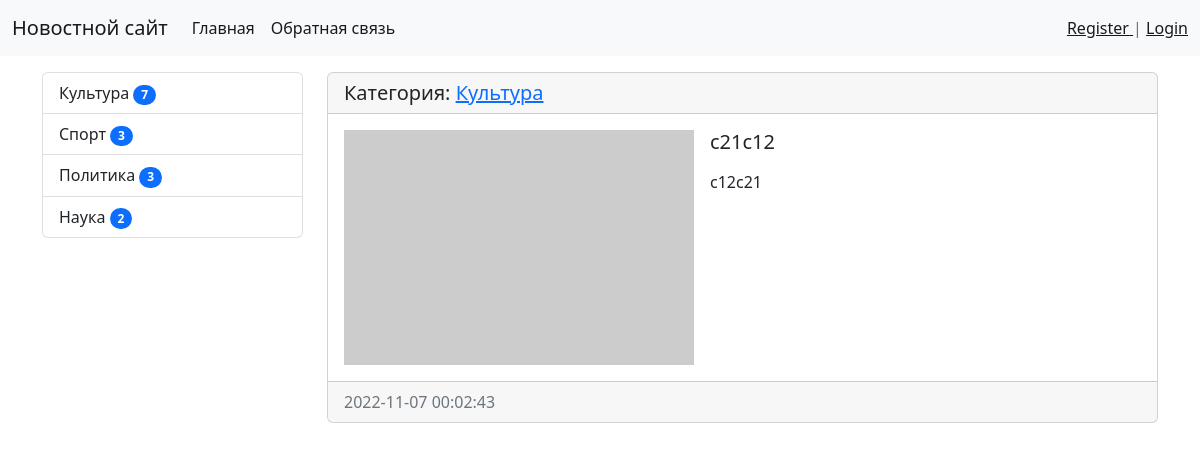
Before: /news/15/ with the older database file.
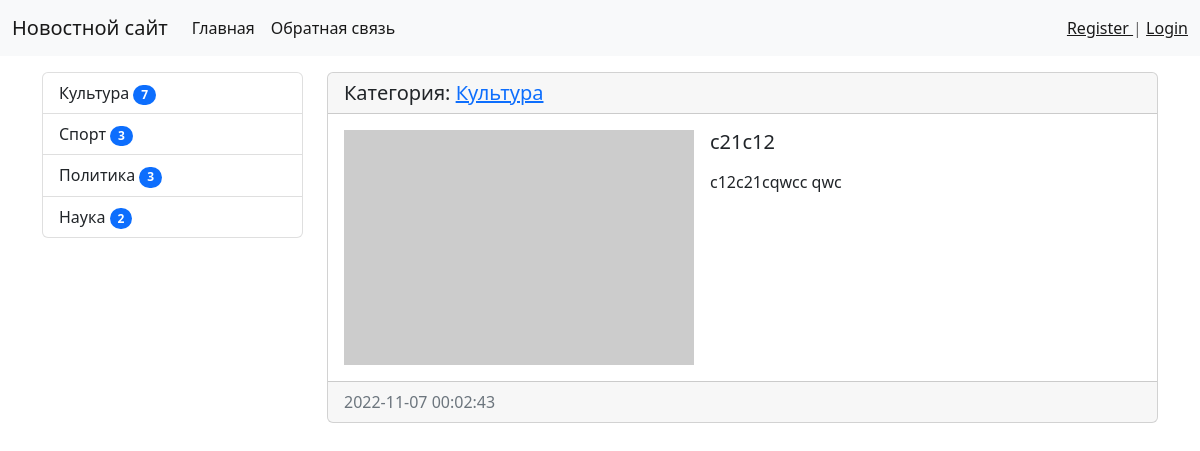
After: the same page with the newer database file.
### news/models.py (models this page shows, shortened)
class Category(models.Model):
    title = models.CharField(max_length=150, db_index=True, verbose_name='Наименование категорий')
    def get_absolute_url(self):
        return reverse('category', kwargs={'category_id': self.pk})
    def __str__(self):
        return self.title
    class Meta:
        verbose_name = 'Категорий'
        verbose_name_plural = 'Категорий'
        ordering = ['title']

class News(models.Model):
    title = models.CharField(max_length=150, verbose_name='Наименование')
    content = models.TextField(blank=True, verbose_name='Соддержание')
    created_at = models.DateTimeField(auto_now_add=True, verbose_name='Дата публикаций')
    updated_at = models.DateTimeField(auto_now=True, verbose_name='Обновлено')
    photo = models.ImageField(upload_to='photos/%Y/%m/%d', verbose_name='Фото', blank=True)
    is_published = models.BooleanField(default=True, verbose_name='Опубликовано?')
    category = models.ForeignKey('Category', on_delete=models.PROTECT, verbose_name='Категория')
    class Meta:
        verbose_name = 'Новость'
        verbose_name_plural = 'Новости'
        ordering = ['-created_at']

### news/views.py (the view)
# urls.py: path('news/<int:pk>/', ViewNews.as_view(), name='viev_news'),
class ViewNews(DetailView):
    model = News
    context_object_name = 'news_item'

### news/templatetags/news_tags.py (called while the page is built)
@register.inclusion_tag('news/list_categories.html')
def show_categories():
    categories = Category.objects.annotate(cnt=Count('news', filter=F('news__is_published'))).filter(cnt__gt=0)
    return {'categories': categories}

### news/templates/news/news_detail.html (shortened to what this page needs)
{% extends 'base.html' %}
{% block sidebar %}
    {% include 'inc/_sidebar.html' %}
{% endblock %}
{% block content %}
    <div class="card mb-3">
        <h5 class="card-header">Категория: <a href="{{ news_item.category.get_absolute_url }}">
            {{ news_item.category }}
        </a></h5>
        <div class="card-body">
            <div class="media">
                {% if news_item.photo %}
                    <img src="{{ news_item.photo.url }}" alt="img" width="350" class="me-3 float-start">
                {% else %}
                    <img src="https://via.placeholder.com/350x235" alt="img" width="350"
                         class="me-3 float-start">
                {% endif %}
                <div class="media-body">
                    <h5 class="card-title">{{ news_item.title }}</h5>
                    {% autoescape off %}
                    <p class="card-text">{{ news_item.content | linebreaks | safe}}</p>
                    {% endautoescape %}
                </div>
            </div>
        </div>
        <div class="card-footer text-muted">
            {{ news_item.created_at|date:"Y-m-d H:i:s" }}
        </div>
    </div>
{% endblock %}

### templates/base.html (shortened to what this page needs)
{% load static %}
<!doctype html>
<html lang="en">
<head>
    <link href="{% static 'bootstrap/css/bootstrap.min.css' %}" rel="stylesheet"
>
</head>
<body>
{% include 'inc/_nav.html' %}
<div class="container mt-3">
    <div class="row">
        <div class="col-md-3">
            {% block sidebar %}SIDEBAR{% endblock %}
        </div>
        <div class="col-md-9">
        {% block content %}CONTENT{% endblock %}
    </div>
</div>
</div>
</body>
</html>

### templates/inc/_nav.html (shortened to what this page needs)
<nav class="navbar navbar-expand-lg bg-light">
    <div class="container-fluid">
        <a class="navbar-brand" href="{% url 'home' %}">Новостной сайт</a>
        <div class="collapse navbar-collapse" id="navbarSupportedContent">
            <ul class="navbar-nav me-auto mb-2 mb-lg-0">
                <li class="nav-item"><a class="nav-link active" aria-current="page" href="{% url 'home' %}">Главная</a>
                </li>
                <li class="nav-item"><a class="nav-link active" aria-current="page" href="{% url 'contact' %}">Обратная связь</a>
                </li>
            </ul>
        </div>
        <span class="navbar-text">
            {% if request.user.is_authenticated %}
                <span>Добро пожаловать, {{ user.username }} | <a href="{% url 'logout' %}">Выход</a></span>
            {% else %}
                <a href="{% url 'register' %}"> Register </a> | <a href="{% url 'login' %}"> Login </a>
            {% endif %}
        </span>
    </div>
</nav>

### templates/inc/_sidebar.html (shortened to what this page needs)
{% load news_tags %}
{% show_categories %}

### news/templates/news/list_categories.html
<div class="list-group">
    {% for item in categories %}
        <a href="{{ item.get_absolute_url }}" class="list-group-item list-group-item-action">
            {{ item.title }}
             <span class="badge bg-primary rounded-pill">{{ item.cnt }}</span>
        </a>
    {% endfor %}
</div>

Changed rows visible on the page:
changed News "Культура": content "c12c21" → "c12c21cqwcc qwc"
